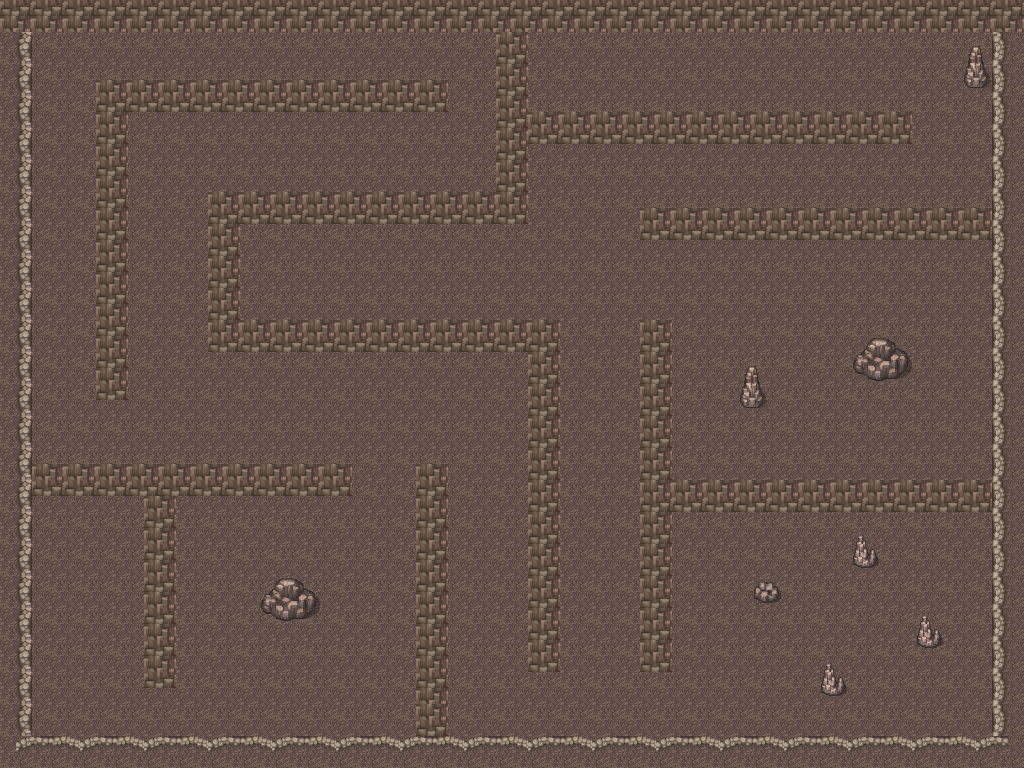

The image is a tile-based game level rendered from a .tmx file. Its description and source (layers, tilesets, objects; grid data summarised) follow:
An orthogonal 64x48 tile map with 16x16 px tiles, 2 tile layers (1floor, 2block) and 29 objects.

<map version="1.5" tiledversion="1.6.0" orientation="orthogonal" renderorder="right-down" width="64" height="48" tilewidth="16" tileheight="16" infinite="0" nextlayerid="5" nextobjectid="31">
 <tileset firstgid="1" source="map3.tsx" />
 <layer id="1" name="1floor" width="64" height="48">
  <data>[3072 cells, 3072 non-empty, 4 distinct tile ids]</data>
 </layer>
 <layer id="2" name="2block" width="64" height="48">
  <data>[3072 cells, 1004 non-empty, 50 distinct tile ids]</data>
 </layer>
 <objectgroup id="3" name="Col">
  <object id="1" x="0" y="0" width="1024" height="32" />
  <object id="2" x="0" y="32" width="32" height="736" />
  <object id="3" x="32" y="736" width="989.939" height="26.9984" />
  <object id="4" x="992" y="32" width="31.7817" height="707.04" />
  <object id="5" x="96" y="80" width="352" height="32" />
  <object id="6" x="96" y="112" width="32" height="288" />
  <object id="7" x="32" y="464" width="320" height="32" />
  <object id="8" x="144" y="496" width="32" height="192" />
  <object id="9" x="256" y="576" width="70.2095" height="41.4021" />
  <object id="10" x="496" y="32" width="32" height="192" />
  <object id="11" x="528" y="112" width="384" height="32" />
  <object id="12" x="208" y="192" width="288" height="32" />
  <object id="14" x="208" y="224" width="32" height="128" />
  <object id="15" x="240" y="320" width="320" height="32" />
  <object id="16" x="528" y="352" width="32" height="320" />
  <object id="17" x="416" y="464" width="32" height="272" />
  <object id="18" x="640" y="320" width="32" height="336" />
  <object id="19" x="640" y="208" width="352" height="32" />
  <object id="20" x="960" y="32" width="32" height="64" />
  <object id="21" x="736" y="368" width="32" height="48" />
  <object id="22" x="848" y="336" width="64.2807" height="49.1852" />
  <object id="23" x="848" y="528" width="32" height="48" />
  <object id="24" x="752" y="576" width="32" height="32" />
  <object id="25" x="816" y="656" width="30.8545" height="44.3367" />
  <object id="26" x="912" y="608" width="32" height="48" />
  <object id="27" x="688" y="480" width="307.215" height="32.3516" />
  <object id="28" x="672" y="480" width="32" height="32" />
  <object id="29" x="656" y="656" width="16" height="16" />
  <object id="30" x="640" y="656" width="16" height="16" />
 </objectgroup>
 <objectgroup id="4" name="Col2" />
</map>
